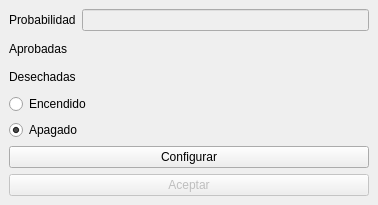
<?xml version="1.0" encoding="UTF-8"?>
<ui version="4.0">
 <class>ventanaInspectores</class>
 <widget class="QMainWindow" name="ventanaInspectores">
  <property name="geometry">
   <rect>
    <x>0</x>
    <y>0</y>
    <width>378</width>
    <height>205</height>
   </rect>
  </property>
  <property name="minimumSize">
   <size>
    <width>378</width>
    <height>205</height>
   </size>
  </property>
  <property name="maximumSize">
   <size>
    <width>378</width>
    <height>205</height>
   </size>
  </property>
  <property name="windowTitle">
   <string>Inspectores</string>
  </property>
  <property name="windowIcon">
   <iconset resource="imagenes.qrc">
    <normaloff>:/imagenes/Imagenes/iconoInspector.png</normaloff>:/imagenes/Imagenes/iconoInspector.png</iconset>
  </property>
  <widget class="QWidget" name="centralwidget">
   <layout class="QHBoxLayout" name="horizontalLayout_2">
    <item>
     <layout class="QVBoxLayout" name="verticalLayout_4">
      <item>
       <layout class="QHBoxLayout" name="horizontalLayout">
        <item>
         <layout class="QVBoxLayout" name="verticalLayout_2">
          <item>
           <widget class="QLabel" name="Probabilidad">
            <property name="text">
             <string>Probabilidad</string>
            </property>
           </widget>
          </item>
          <item>
           <widget class="QLabel" name="aprobadas">
            <property name="text">
             <string>Aprobadas</string>
            </property>
           </widget>
          </item>
          <item>
           <widget class="QLabel" name="Desechadas">
            <property name="text">
             <string>Desechadas</string>
            </property>
           </widget>
          </item>
         </layout>
        </item>
        <item>
         <layout class="QVBoxLayout" name="verticalLayout_3">
          <item>
           <widget class="QLineEdit" name="editorProbabilidad">
            <property name="enabled">
             <bool>false</bool>
            </property>
            <property name="alignment">
             <set>Qt::AlignCenter</set>
            </property>
           </widget>
          </item>
          <item>
           <widget class="QLabel" name="aprobadasValor">
            <property name="enabled">
             <bool>false</bool>
            </property>
            <property name="text">
             <string/>
            </property>
            <property name="textFormat">
             <enum>Qt::PlainText</enum>
            </property>
            <property name="alignment">
             <set>Qt::AlignCenter</set>
            </property>
           </widget>
          </item>
          <item>
           <widget class="QLabel" name="desechadasValor">
            <property name="enabled">
             <bool>false</bool>
            </property>
            <property name="text">
             <string/>
            </property>
            <property name="textFormat">
             <enum>Qt::PlainText</enum>
            </property>
            <property name="alignment">
             <set>Qt::AlignCenter</set>
            </property>
           </widget>
          </item>
         </layout>
        </item>
       </layout>
      </item>
      <item>
       <layout class="QVBoxLayout" name="verticalLayout">
        <item>
         <widget class="QRadioButton" name="encendido">
          <property name="text">
           <string>Encendido</string>
          </property>
         </widget>
        </item>
        <item>
         <widget class="QRadioButton" name="apagado">
          <property name="text">
           <string>Apagado</string>
          </property>
          <property name="checked">
           <bool>true</bool>
          </property>
         </widget>
        </item>
        <item>
         <widget class="QPushButton" name="configurar">
          <property name="text">
           <string>Configurar</string>
          </property>
         </widget>
        </item>
        <item>
         <widget class="QPushButton" name="Aceptar">
          <property name="enabled">
           <bool>false</bool>
          </property>
          <property name="text">
           <string>Aceptar</string>
          </property>
         </widget>
        </item>
       </layout>
      </item>
     </layout>
    </item>
   </layout>
  </widget>
 </widget>
 <resources>
  <include location="imagenes.qrc"/>
 </resources>
 <connections/>
</ui>
